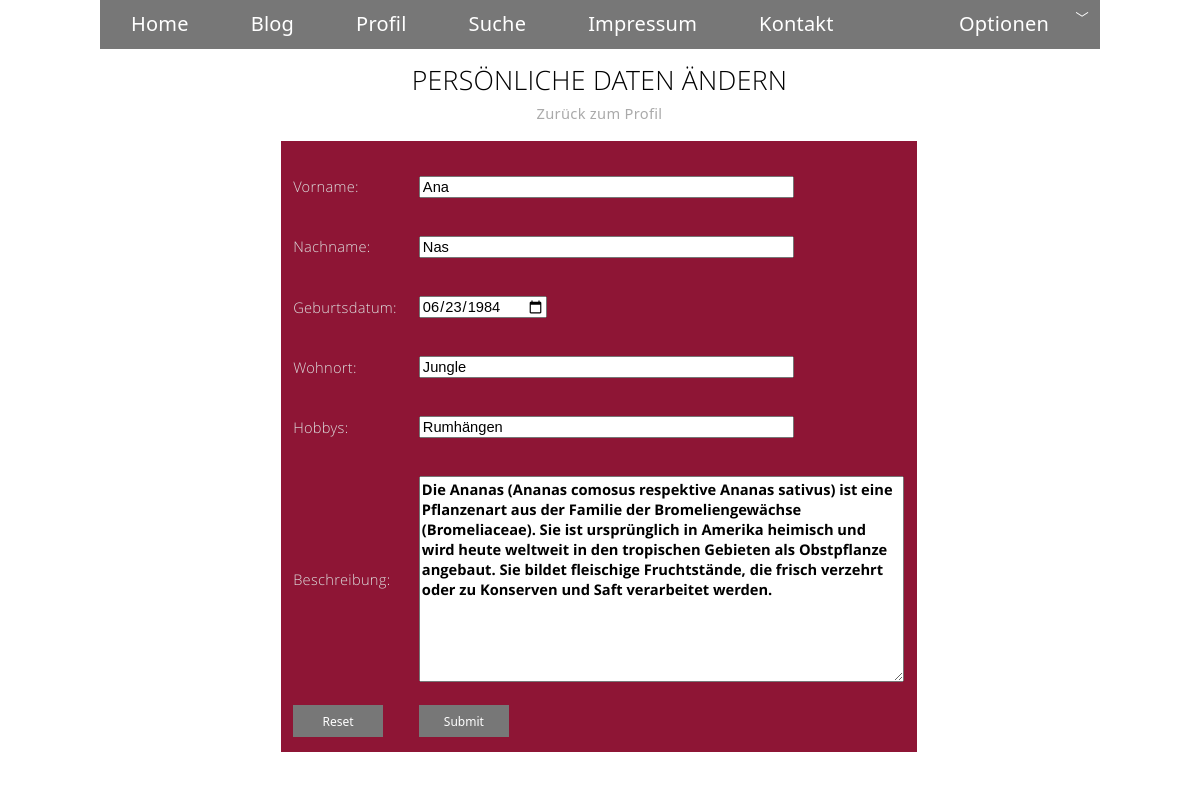
Screenshot of /blogdateien/persDaten_aendern.php (signed in) with the database file from the repository.
### tables this page shows
CREATE TABLE IF NOT EXISTS `user` (
  `id` int(4) NOT NULL AUTO_INCREMENT,
  `schluessel` varchar(60) NOT NULL,
  `name` varchar(30) NOT NULL,
  `email` varchar(50) NOT NULL,
  `passwort` varchar(60) NOT NULL,
  `vorname` varchar(30) NOT NULL,
  `nachname` varchar(30) NOT NULL,
  `gebDatum` date NOT NULL,
  `wohnort` varchar(30) NOT NULL,
  `hobbys` varchar(50) NOT NULL,
  `beschreibung` text NOT NULL,
  PRIMARY KEY (`id`),
  UNIQUE KEY `email` (`email`),
  UNIQUE KEY `name` (`name`)
);

### blogdateien/functions.php (called while the page is built, shortened)
<?php
function getProperty(){
    $args=func_get_args();
    $len=sizeof($args);
    $spalte=implode(",",array_slice($args, 0, $len-3));
    $tabelle=$args[$len-3];
    $suchspalte=$args[$len-2];
    $wert=$args[$len-1];
    $result = mysql_query("SELECT $spalte FROM $tabelle WHERE $suchspalte = '$wert'");
    return $abfrage = mysql_fetch_row($result);
}
function id ($name){
    $a = getProperty('id', 'user', 'name', $name);
    return $a[0];
}
?>

### blogdateien/persDaten_aendern.php (the view, shortened to what this page needs)
<?php $title="Pers&ouml;nliche Daten &auml;ndern"; include("header.php");
$id = id($_SESSION['nickname']);
$persdaten_abfrage = getProperty('vorname', 'nachname', 'gebDatum', 'wohnort',
				 'hobbys', 'beschreibung', 'user', 'id', $id);
?>
<div align="center">
    <h2>PERS&Ouml;NLICHE DATEN &Auml;NDERN</h3>
    <a href='profil.php'>Zur&uuml;ck zum Profil</a><br><br>
<table>
    <td>
        <form name="passwort" method="post" action="persDaten_neu.php">
	    <table class='farbeTable'>
		<tr>
		    <td><br><br>Vorname: </td><td><br><br> <input value="<?php echo "$persdaten_abfrage[0]"; ?>" name="vorname" type="text" size="41" maxlength="30"></td>
		</tr>
		<tr>
		    <td><br><br>Nachname: </td><td><br><br> <input value="<?php echo "$persdaten_abfrage[1]"; ?>" name="nachname" type="text" size="41" maxlength="30"></td>
		</tr>
		<tr>
		    <td><br><br>Geburtsdatum: </td><td><br><br> <input value="<?php echo "$persdaten_abfrage[2]"; ?>"  name="geburtsdatum" type="date" size="41" maxlength="30"></td>
		</tr>
		<tr>
		    <td><br><br>Wohnort: </td><td><br><br> <input value="<?php echo "$persdaten_abfrage[3]"; ?>"  name="wohnort" type="text" size="41" maxlength="30"></td>
		</tr>
		<tr>
		    <td><br><br>Hobbys: </td><td><br><br> <input value="<?php echo "$persdaten_abfrage[4]"; ?>"  name="hobbys" type="text" size="41" maxlength="50"></td>
		</tr>
		<tr>
		    <td><br><br>Beschreibung: </td>
		    <td><br><br>
			<textarea class='metroSchrift 12' cols="50" rows="10" name="text"><?php echo "$persdaten_abfrage[5]"; ?></textarea>
		    </td>
		</tr>
		<tr>
		    <td> <br><input name="reset" type="reset"> </td>
		    <td> <br><input name="submit" type="submit"> </td>
		</tr>
            </table>
	</form>
    </td>
</table>
</div>
<?php include("footer.php"); ?>

### rows the page displays
user: vorname "Ana", nachname "Nas", geburtsdatum "06/23/1984", wohnort "Jungle", hobbys "Rumhängen", text "Die Ananas (Ananas comosus respektive Ananas sativus) ist eine Pflanzenart aus der Familie der Bromeliengewächse (Bromeliaceae). Sie ist ursprünglich in Amerika heimisch und wird heute weltweit in den tropischen Gebieten als Obstpflanze angebaut. Sie bildet fleischige Fruchtstände, die frisch verzehrt oder zu Konserven und Saft verarbeitet werden."
